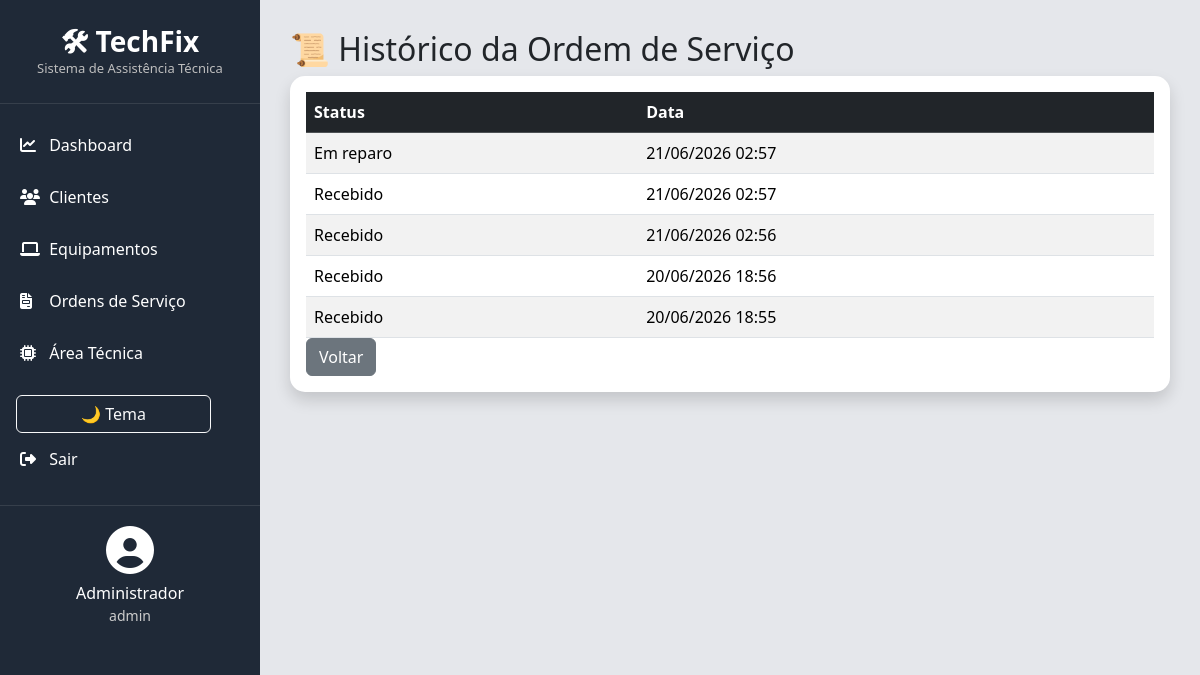
The page /os/historico/1 (signed in) on the database its author committed.
### app.py (models this page shows)
class Usuario(UserMixin, db.Model):
    id = db.Column(db.Integer, primary_key=True)
    nome = db.Column(db.String(100))
    email = db.Column(
        db.String(100),
        unique=True
    )
    senha = db.Column(db.String(200))
    tipo = db.Column(
        db.String(20),
        default="usuario"
    )

class HistoricoOS(db.Model):
    id = db.Column(db.Integer, primary_key=True)
    os_id = db.Column(
        db.Integer,
        db.ForeignKey("ordem_servico.id")
    )
    status = db.Column(db.String(100))
    data = db.Column(
        db.DateTime,
        default=datetime.utcnow
    )

### app.py (the view)
@app.route("/os/historico/<int:id>")
@login_required
def historico_os(id):
    historicos = HistoricoOS.query.filter_by(
        os_id=id
    ).order_by(
        HistoricoOS.data.desc()
    ).all()
    return render_template(
        "os/historico.html",
        historicos=historicos
    )

### app.py (called while the page is built)
@login_manager.user_loader
def load_user(user_id):
    return Usuario.query.get(int(user_id))

### templates/os/historico.html (shortened to what this page needs)
{% extends "base.html" %}
{% block conteudo %}
<h2>📜 Histórico da Ordem de Serviço</h2>
<div class="card shadow">
    <div class="card-body">
        <table class="table table-striped">
            <thead class="table-dark">
                <tr>
                    <th>Status</th>
                    <th>Data</th>
                </tr>
            </thead>
            <tbody>
            {% for h in historicos %}
                <tr>
                    <td>{{ h.status }}</td>
                    <td>
                        {{ h.data.strftime("%d/%m/%Y %H:%M") }}
                    </td>
                </tr>
            {% endfor %}
            </tbody>
        </table>
       {% if current_user.tipo == "admin" %}
<a href="/os" class="btn btn-secondary">
    Voltar
</a>
{% else %}
<a href="/minha-area" class="btn btn-secondary">
    Voltar
</a>
{% endif %}
    </div>
</div>
{% endblock %}

### templates/base.html (shortened to what this page needs)
<!DOCTYPE html>
<html lang="pt-br">
<head>
    <link href="https://cdn.jsdelivr.net/npm/bootstrap@5.3.3/dist/css/bootstrap.min.css"
          rel="stylesheet">
    <link rel="stylesheet"
          href="https://cdnjs.cloudflare.com/ajax/libs/font-awesome/6.5.1/css/all.min.css">
</head>
<body id="body">
<div class="sidebar">
    <div class="logo">
        <h3>🛠 TechFix</h3>
        <p>Sistema de Assistência Técnica</p>
    </div>
    <div class="menu">
        {% if current_user.tipo == "admin" %}
        <a href="/dashboard">
            <i class="fa-solid fa-chart-line"></i>
            Dashboard
        </a>
        <a href="/clientes">
            <i class="fa-solid fa-users"></i>
            Clientes
        </a>
        <a href="/equipamentos">
            <i class="fa-solid fa-laptop"></i>
            Equipamentos
        </a>
        <a href="/os">
            <i class="fa-solid fa-file-invoice"></i>
            Ordens de Serviço
        </a>
        <a href="/tecnico">
            <i class="fa-solid fa-microchip"></i>
            Área Técnica
        </a>
        {% else %}
        <a href="/minha-area">
            <i class="fa-solid fa-box"></i>
            Meus Equipamentos
        </a>
        {% endif %}
        <button
            onclick="toggleTheme()"
            class="btn btn-outline-light mx-3 mt-3 w-75">
            🌙 Tema
        </button>
        <a href="/logout">
            <i class="fa-solid fa-right-from-bracket"></i>
            Sair
        </a>
    </div>
    <div class="user-box">
        <i class="fa-solid fa-circle-user fa-3x"></i>
        <h6>
            {{ current_user.nome }}
        </h6>
        <small>
            {{ current_user.tipo }}
        </small>
    </div>
</div>
<div class="content">
    {% block conteudo %}
    {% endblock %}
</div>
</body>
</html>

### templates/base.html (style rules this page uses)
body { margin:0; background:#e5e7eb; font-family:'Segoe UI', sans-serif; transition:.3s; }
.sidebar { width:260px; height:100vh; position:fixed; background:#1f2937; color:white; overflow:auto; }
.logo { text-align:center; padding:25px 10px; border-bottom:1px solid rgba(255,255,255,.1); }
.logo h3 { margin:0; font-weight:bold; }
.logo p { margin:0; color:#bdbdbd; font-size:13px; }
.menu { padding-top:15px; }
.menu a { display:block; color:white; text-decoration:none; padding:14px 20px; transition:.2s; }
.menu i { width:25px; }
.content { margin-left:260px; padding:30px; }
.card { border:none; border-radius:15px; box-shadow:0 2px 10px rgba(0,0,0,.08); }
.table { margin-bottom:0; }
.user-box { text-align:center; padding:20px; border-top:1px solid rgba(255,255,255,.1); margin-top:20px; }
.user-box h6 { margin:10px 0 0; }
.user-box small { color:#ccc; }

### rows shown on the page
Usuario: nome "Administrador", tipo "admin"
HistoricoOS: status "Em reparo", data "21/06/2026 02:57"
HistoricoOS: status "Recebido", data "21/06/2026 02:57"
HistoricoOS: status "Recebido", data "21/06/2026 02:56"
HistoricoOS: status "Recebido", data "20/06/2026 18:56"
HistoricoOS: status "Recebido", data "20/06/2026 18:55"
